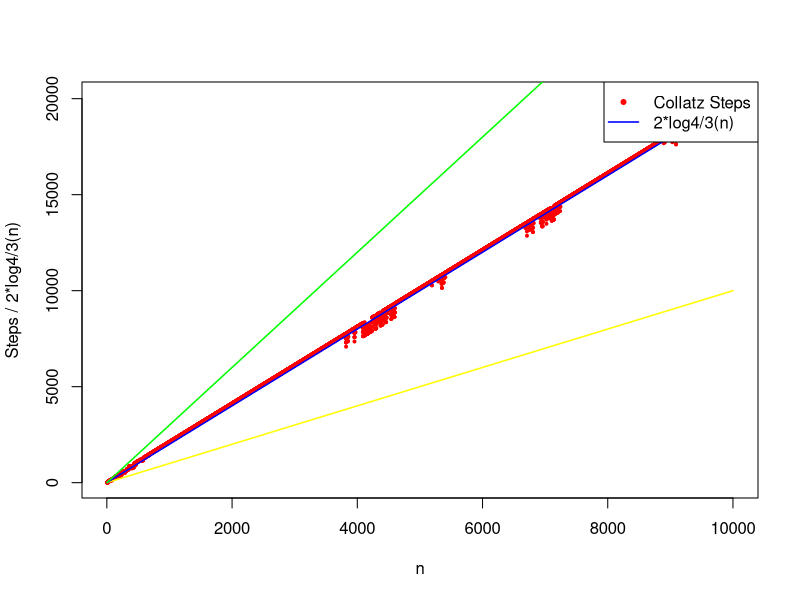
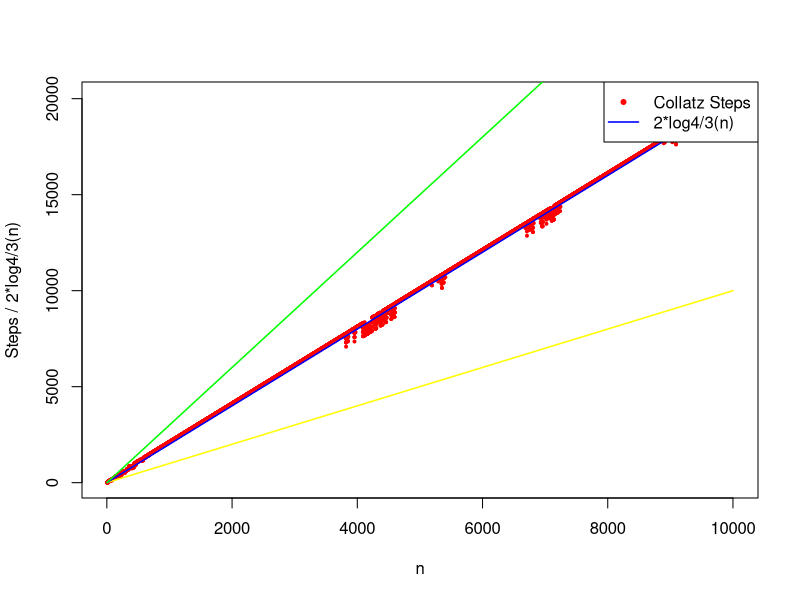

The R source for these figures, in order:
# خواندن دادهها از فایل خروجی C++
data <- read.table("Large_linear_AVG.txt", header = FALSE)
colnames(data) <- c("n", "steps")

# محاسبه دو برابر لگاریتم در مبنای چهار سوم
log_base <- log(4/3)
data$l1 <- data$n
data$l2 <- 2 * data$n
data$l3 <- 3 * data$n

# رسم نمودار
plot(data$n, data$steps, col="red", pch=20, cex=0.6, xlab="n", ylab="Steps / 2*log4/3(n)")
lines(data$n, data$l1, col="yellow", lwd=1.5)
lines(data$n, data$l2, col="blue", lwd=1.5)
lines(data$n, data$l3, col="green", lwd=1.5)

legend("topright", legend=c("Collatz Steps", "2*log4/3(n)"), col=c("red", "blue"), pch=c(20, NA), lty=c(NA, 1), lwd=c(NA, 1.5))
# ...existing code...

# ذخیره نمودار به عنوان فایل PNG
png("Large_linear_AVG.png", width=1400, height=600)

plot(data$n, data$steps, col="red", pch=20, cex=0.6, xlab="n", ylab="Steps / 2*log4/3(n)")
lines(data$n, data$l1, col="yellow", lwd=1.5)
lines(data$n, data$l2, col="blue", lwd=1.5)
lines(data$n, data$l3, col="green", lwd=1.5)
legend("topright", legend=c("Collatz Steps", "2*log4/3(n)"), col=c("red", "blue"), pch=c(20, NA), lty=c(NA, 1), lwd=c(NA, 1.5))

dev.off()
# ...existing code...